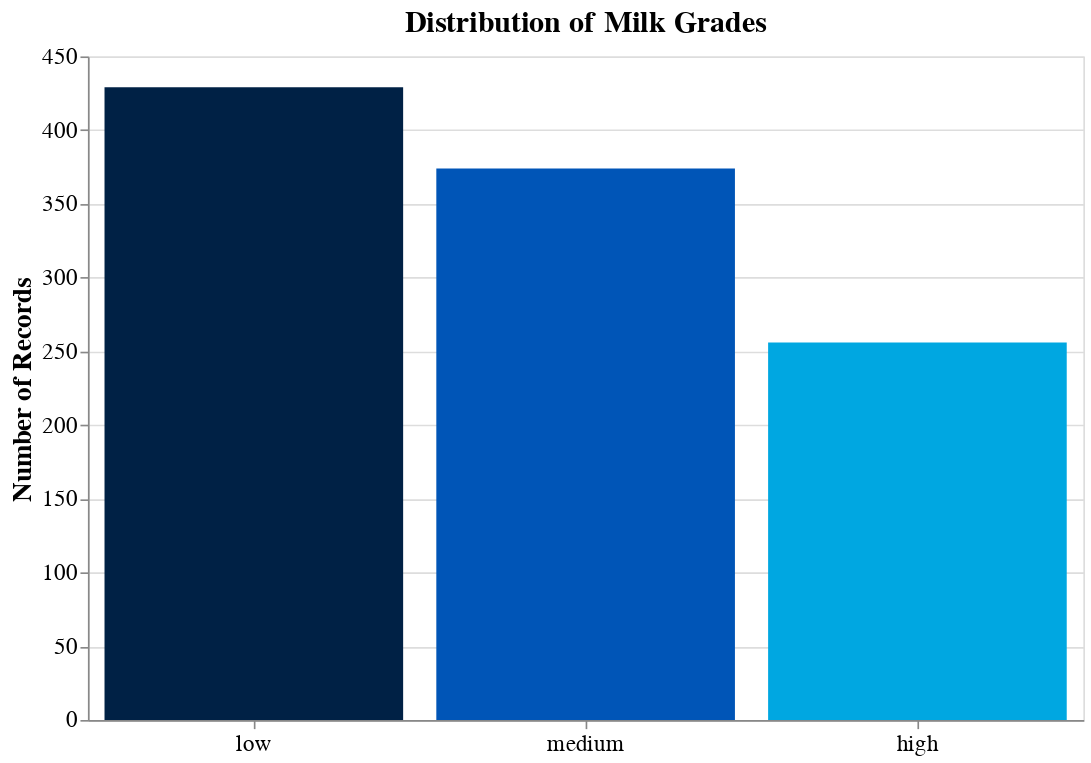

Notebook cell for this chart:
### Markdown cell above
Class distribution plot

### Code cell
color_scale = alt.Scale(domain=['low', 'medium', 'high'], 
                        range=['#002145', '#0055B7', '#00A7E1'])

class_chart = alt.Chart(milkdata).mark_bar().encode(
    x=alt.X('Grade', axis=alt.Axis(labelAngle=0, labelFontSize=14, labelFont='Arial'), title=None, sort='-y'),
    y=alt.Y('count()', title='Number of Records', axis=alt.Axis(titleFontSize=16, titleFont='Arial', labelFontSize=14, labelFont='Arial')),
    color=alt.Color('Grade', scale=color_scale, legend=None) 
).properties(
    width=600,
    height=400,
    title=alt.TitleParams(
        text='Distribution of Milk Grades',
        font='Arial',
        fontSize=18
    )
)

class_chart

### Figure 1 — Vega-Lite specification as saved in the notebook (floating-point values rounded to 4 significant figures; data arrays with more than 128 entries replaced by an {"elided": "..."} marker saying what was removed)
{"config": {"view": {"continuousWidth": 300, "continuousHeight": 300}}, "data": {"name": "data-759bf9a6d0e58961be81a72844853058"}, "mark": {"type": "bar"}, "encoding": {"color": {"field": "Grade", "legend": null, "scale": {"domain": ["low", "medium", "high"], "range": ["#002145", "#0055B7", "#00A7E1"]}, "type": "nominal"}, "x": {"axis": {"labelAngle": 0, "labelFont": "Arial", "labelFontSize": 14}, "field": "Grade", "sort": "-y", "title": null, "type": "nominal"}, "y": {"aggregate": "count", "axis": {"labelFont": "Arial", "labelFontSize": 14, "titleFont": "Arial", "titleFontSize": 16}, "title": "Number of Records", "type": "quantitative"}}, "height": 400, "title": {"text": "Distribution of Milk Grades", "font": "Arial", "fontSize": 18}, "width": 600, "$schema": "https://vega.github.io/schema/vega-lite/v5.20.1.json", "datasets": {"data-759bf9a6d0e58961be81a72844853058": {"elided": "1059 records"}}}
